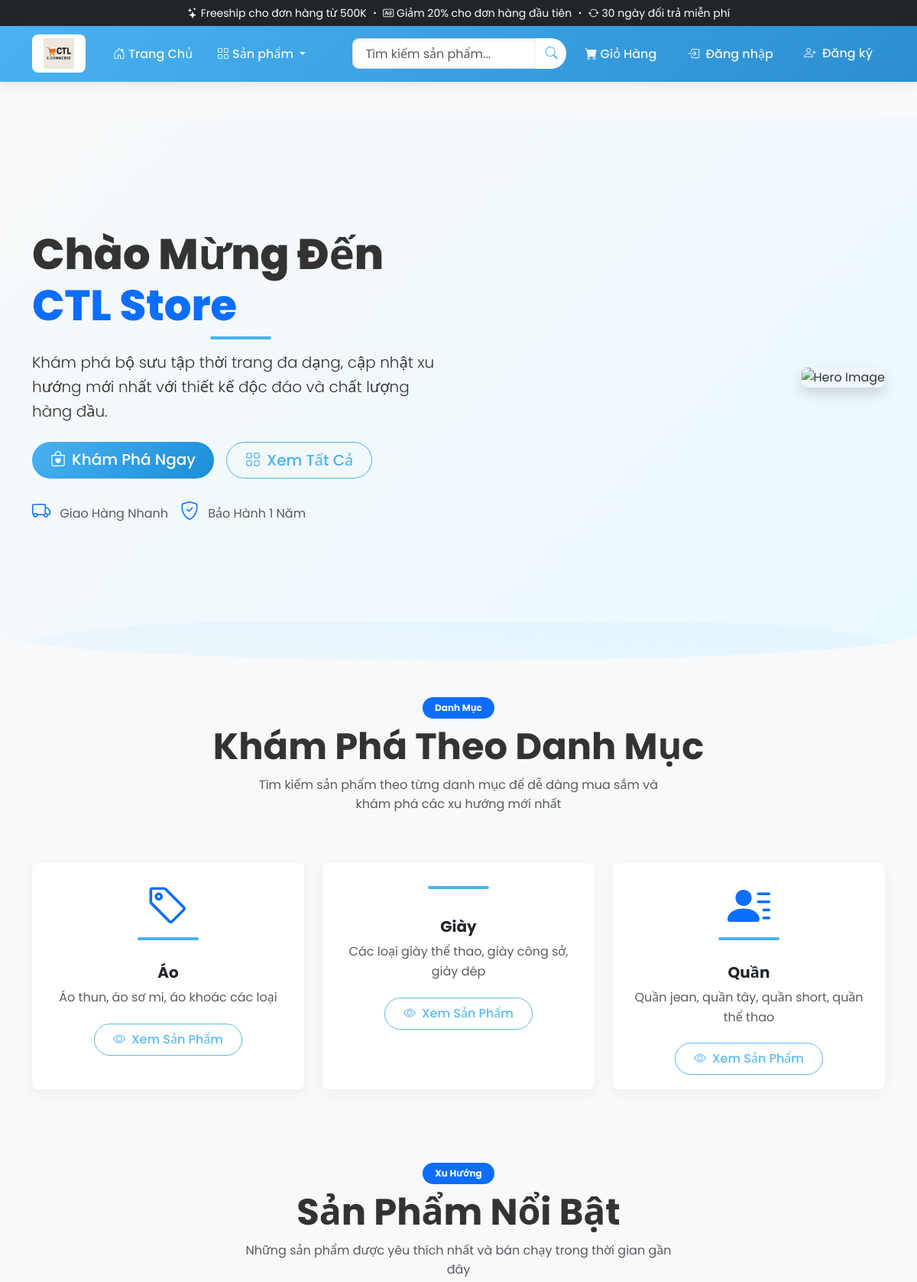
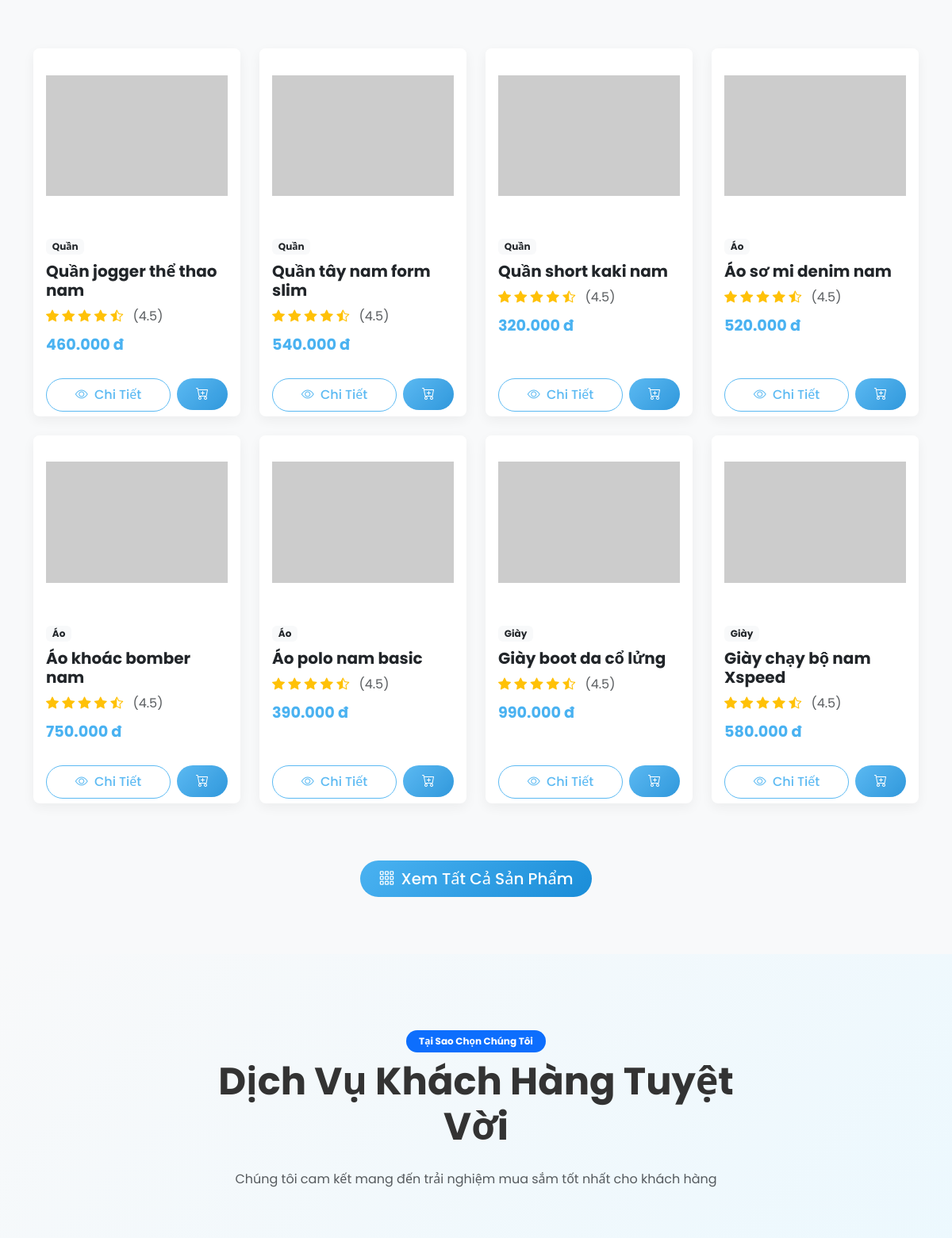
The page / (upper part) on the database its author committed (2 pictures, top to bottom).
### tables this page shows
CREATE TABLE `categories` (
  `id` int(11) NOT NULL,
  `name` varchar(50) NOT NULL,
  `description` text DEFAULT NULL
);

CREATE TABLE `products` (
  `id` int(11) NOT NULL,
  `name` varchar(100) NOT NULL,
  `description` text DEFAULT NULL,
  `price` decimal(10,2) NOT NULL,
  `image` varchar(255) DEFAULT NULL,
  `category` varchar(50) DEFAULT NULL,
  `stock` int(11) NOT NULL DEFAULT 0,
  `created_at` datetime DEFAULT current_timestamp(),
  `category_id` int(11) DEFAULT NULL
);

### includes/functions.php (called while the page is built, shortened)
<?php
function getAllProducts($conn) {
    $sql = "SELECT * FROM products ORDER BY id DESC";
    $result = mysqli_query($conn, $sql);
    $products = [];
    if (mysqli_num_rows($result) > 0) {
        while ($row = mysqli_fetch_assoc($result)) {
            $products[] = $row;
        }
    }
    return $products;
}
function formatPrice($price) {
    return number_format($price, 0, ',', '.') . ' đ';
}
function getAllCategories($conn) {
    $sql = "SELECT * FROM categories ORDER BY name";
    $result = mysqli_query($conn, $sql);
    $categories = [];
    if (mysqli_num_rows($result) > 0) {
        while ($row = mysqli_fetch_assoc($result)) {
            $categories[] = $row;
        }
    }
    return $categories;
}
?>

### index.php (the view, shortened to what this page needs)
<?php
require_once "includes/config.php";
require_once "includes/functions.php";
include "includes/header.php";
$categories = getAllCategories($conn);
$featuredProducts = getAllProducts($conn);
$featuredProducts = array_slice($featuredProducts, 0, 8);
?>
<div class="py-5 bg-light">
    <div class="container">
        <div class="row align-items-center">
            <div class="col-lg-6 order-lg-2" data-aos="fade-left" data-aos-duration="1200">
                <div class="text-center text-lg-end">
                    <img src="images/hero-image.png" alt="Hero Image" class="img-fluid rounded-3 shadow" style="max-height: 450px;">
                </div>
            </div>
            <div class="col-lg-6 order-lg-1 py-5" data-aos="fade-right" data-aos-duration="1200">
                <h1 class="display-4 fw-bold mb-4">Chào Mừng Đến <span class="text-primary">CTL Store</span></h1>
                <p class="lead mb-4">Khám phá bộ sưu tập thời trang đa dạng, cập nhật xu hướng mới nhất với thiết kế độc đáo và chất lượng hàng đầu.</p>
                <div class="d-flex flex-wrap gap-2">
                    <a href="categories.php" class="btn btn-primary btn-lg me-2">
                        <i class="bi bi-bag-heart me-2"></i>Khám Phá Ngay
                    </a>
                    <a href="products.php" class="btn btn-outline-primary btn-lg">
                        <i class="bi bi-grid me-2"></i>Xem Tất Cả
                    </a>
                </div>
                <div class="mt-4">
                    <div class="d-flex align-items-center text-muted">
                        <div class="me-3">
                            <i class="bi bi-truck text-primary fs-4"></i>
                            <span class="ms-2">Giao Hàng Nhanh</span>
                        </div>
                        <div class="me-3">
                            <i class="bi bi-shield-check text-primary fs-4"></i>
                            <span class="ms-2">Bảo Hành 1 Năm</span>
                        </div>
                    </div>
                </div>
            </div>
        </div>
    </div>
</div>
<?php if (count($categories) > 0): ?>
<div class="container my-5">
    <div class="text-center mb-5" data-aos="fade-up" data-aos-duration="800">
        <span class="badge bg-primary px-3 py-2 rounded-pill mb-2">Danh Mục</span>
        <h2 class="display-5 fw-bold">Khám Phá Theo Danh Mục</h2>
        <div class="d-flex justify-content-center">
            <div class="col-lg-6">
                <p class="text-muted">Tìm kiếm sản phẩm theo từng danh mục để dễ dàng mua sắm và khám phá các xu hướng mới nhất</p>
            </div>
        </div>
    </div>
    <div class="row">
        <?php foreach ($categories as $index => $category): ?>
        <div class="col-md-4 mb-4" data-aos="fade-up" data-aos-delay="<?php echo $index * 100; ?>">
            <div class="card category-card h-100">
                <div class="card-body text-center p-4">
                    <div class="category-icon mb-3">
                        <?php
                        $iconClass = 'bi-tag';
                        $categoryName = strtolower($category['name']);
                        if (strpos($categoryName, 'giày') !== false || strpos($categoryName, 'shoes') !== false) {
                            $iconClass = 'bi-shoe';
                        } elseif (strpos($categoryName, 'áo') !== false || strpos($categoryName, 'shirt') !== false) {
                            $iconClass = 'bi-person-square';
                        } elseif (strpos($categoryName, 'quần') !== false || strpos($categoryName, 'pants') !== false) {
                            $iconClass = 'bi-person-lines-fill';
                        }
                        ?>
                        <i class="<?php echo $iconClass; ?> display-4 text-primary"></i>
                    </div>
                    <h5 class="card-title fw-bold"><?php echo $category['name']; ?></h5>
                    <p class="card-text text-muted"><?php echo $category['description'] ?: 'Khám phá các sản phẩm ' . strtolower($category['name']); ?></p>
                    <a href="categories.php?category=<?php echo $category['id']; ?>" class="btn btn-outline-primary">
                        <i class="bi bi-eye me-2"></i>Xem Sản Phẩm
                    </a>
                </div>
            </div>
        </div>
        <?php endforeach; ?>
    </div>
</div>
<?php endif; ?>
<div class="container my-5 py-4">
    <div class="text-center mb-5" data-aos="fade-up" data-aos-duration="800">
        <span class="badge bg-primary px-3 py-2 rounded-pill mb-2">Xu Hướng</span>
        <h2 class="display-5 fw-bold">Sản Phẩm Nổi Bật</h2>
        <div class="d-flex justify-content-center">
            <div class="col-lg-6">
                <p class="text-muted">Những sản phẩm được yêu thích nhất và bán chạy trong thời gian gần đây</p>
            </div>
        </div>
    </div>
    <div class="row">
        <?php foreach ($featuredProducts as $index => $product): ?>
        <div class="col-lg-3 col-md-4 col-sm-6 mb-4" data-aos="fade-up" data-aos-delay="<?php echo $index * 50; ?>">
            <div class="card product-card h-100">
                <div class="position-absolute top-0 end-0 p-2">
                    <?php if ($index < 3): ?>
                    <span class="badge bg-danger">Hot</span>
                    <?php endif; ?>
                </div>
                <div class="product-image-container">
                    <img src="<?php echo $product['image']; ?>" class="card-img-top product-image" alt="<?php echo $product['name']; ?>"
                         onerror="this.src='https://via.placeholder.com/300x200?text=No+Image'">
                </div>
                <div class="card-body d-flex flex-column p-3">
                    <div class="mb-2">
                        <span class="badge bg-light text-dark">
                            <?php
                            if ($product['category_id']) {
                                $catSql = "SELECT name FROM categories WHERE id = " . $product['category_id'];
                                $catResult = mysqli_query($conn, $catSql);
                                if (mysqli_num_rows($catResult) > 0) {
                                    $catRow = mysqli_fetch_assoc($catResult);
                                    echo $catRow['name'];
                                }
                            } else {
                                echo $product['category'];
                            }
                            ?>
                        </span>
                    </div>
                    <h5 class="card-title fw-bold"><?php echo $product['name']; ?></h5>
                    <div class="mb-2">
                        <div class="text-warning">
                            <i class="bi bi-star-fill"></i>
                            <i class="bi bi-star-fill"></i>
                            <i class="bi bi-star-fill"></i>
                            <i class="bi bi-star-fill"></i>
                            <i class="bi bi-star-half"></i>
                            <span class="text-muted ms-2">(4.5)</span>
                        </div>
                    </div>
                    <p class="product-price mb-3"><?php echo formatPrice($product['price']); ?></p>
                    <div class="mt-auto d-flex gap-2">
                        <a href="product.php?id=<?php echo $product['id']; ?>" class="btn btn-outline-primary flex-grow-1">
                            <i class="bi bi-eye me-1"></i> Chi Tiết
                        </a>
                        <form action="cart_actions.php" method="POST" class="d-inline">
                            <button type="submit" class="btn btn-primary">
                                <i class="bi bi-cart-plus"></i>
                            </button>
                        </form>
                    </div>
                </div>
            </div>
        </div>
        <?php endforeach; ?>
    </div>
    <div class="text-center mt-5" data-aos="fade-up">
        <a href="products.php" class="btn btn-primary btn-lg">
            <i class="bi bi-grid-3x3-gap me-2"></i>Xem Tất Cả Sản Phẩm
        </a>
    </div>
</div>
<div class="container-fluid py-5 my-5 bg-light">
    <div class="container">
        <div class="row justify-content-center">
            <div class="col-lg-8 text-center mb-5" data-aos="fade-up">
                <span class="badge bg-primary px-3 py-2 rounded-pill mb-2">Tại Sao Chọn Chúng Tôi</span>
                <h2 class="display-5 fw-bold mb-4">Dịch Vụ Khách Hàng Tuyệt Vời</h2>
                <p class="text-muted">Chúng tôi cam kết mang đến trải nghiệm mua sắm tốt nhất cho khách hàng</p>
            </div>
        </div>
    </div>
</div>
<?php include "includes/footer.php"; ?>

### css/style.css (style rules this page uses)
:root { --primary-color: #4ab2f1; --primary-dark: #1a8dd8; --primary-light: #7dcbff; --secondary-color: #f8f9fa; --text-color: #333; --accent-color: #ff6b6b; --error-color: #dc3545; --success-color: #28a745; --border-radius: 8px; --box-shadow: 0 8px 20px rgba(74, 178, 241, 0.15); --transition-speed: 0.3s; }
.card { border: none; border-radius: var(--border-radius); box-shadow: 0 5px 15px rgba(0,0,0,0.08); overflow: hidden; }
.btn-primary { background: linear-gradient(135deg, var(--primary-color), var(--primary-dark)); border: none; border-radius: var(--border-radius); padding: 0.75rem 2rem; font-weight: 500; transition: all var(--transition-speed) ease; color: white; cursor: pointer; }
body { font-family: 'Poppins', 'Segoe UI', Tahoma, Geneva, Verdana, sans-serif; line-height: 1.6; color: var(--text-color); background-color: var(--secondary-color); scroll-behavior: smooth; }
a { text-decoration: none; color: var(--primary-color); transition: all var(--transition-speed) ease; }
.product-card { transition: all var(--transition-speed) ease; height: 100%; border: none; border-radius: var(--border-radius); overflow: hidden; box-shadow: 0 5px 15px rgba(0,0,0,0.05); position: relative; }
.product-card::before { content: ''; position: absolute; bottom: 0; left: 0; width: 100%; height: 0; background: linear-gradient(to top, rgba(74, 178, 241, 0.1), transparent); transition: height 0.4s ease; z-index: 0; }
.product-image-container { position: relative; overflow: hidden; background-color: #fff; }
.product-image { height: 220px; object-fit: contain; padding: 1rem; transition: transform 0.5s ease; }
.product-price { font-weight: 700; font-size: 1.2rem; color: var(--primary-color); display: inline-block; position: relative; }
.product-price:after { content: ''; position: absolute; bottom: -3px; left: 0; width: 100%; height: 2px; background-color: var(--primary-light); transform: scaleX(0); transition: transform 0.3s ease; }
.product-card .btn { transform: translateY(10px); opacity: 0.9; transition: all 0.3s ease; }
.category-card { border-radius: var(--border-radius); border: none; overflow: hidden; transition: all 0.4s ease-in-out; position: relative; z-index: 1; box-shadow: 0 5px 15px rgba(0,0,0,0.05); }
.category-card::after { content: ''; position: absolute; top: 0; left: 0; width: 100%; height: 100%; background: linear-gradient(135deg, rgba(74, 178, 241, 0.1) 0%, rgba(74, 178, 241, 0) 100%); z-index: -1; opacity: 0; transition: opacity 0.4s ease-in-out; }
.category-icon { transition: all 0.4s ease; }
.category-card .btn { transform: translateY(5px); opacity: 0.9; transition: all 0.3s ease; }
.btn-primary { background-color: var(--primary-color); border-color: var(--primary-color); border-radius: 25px; padding: 0.5rem 1.5rem; font-weight: 500; position: relative; overflow: hidden; z-index: 1; transition: all 0.4s ease; }
.btn-primary::before { content: ''; position: absolute; top: 0; left: -100%; width: 100%; height: 100%; background: linear-gradient(90deg, transparent, rgba(255,255,255,0.2), transparent); transition: left 0.7s; z-index: -1; }
.btn-outline-primary { color: var(--primary-color); border-color: var(--primary-color); border-radius: 25px; padding: 0.5rem 1.5rem; font-weight: 500; transition: all 0.4s ease; }
.py-5.bg-light { background: linear-gradient(135deg, #f8f9fa 0%, #e9f8ff 100%) !important; border-radius: 0 0 50% 50% / 5%; margin-bottom: 2rem; padding-top: 6rem !important; padding-bottom: 8rem !important; position: relative; overflow: hidden; }
.py-5.bg-light::after { content: ''; position: absolute; bottom: -50px; left: 0; width: 100%; height: 100px; background: linear-gradient(to bottom, rgba(74, 178, 241, 0.05), transparent); border-radius: 50% 50% 0 0 / 100%; }
.display-4 { font-weight: 800 !important; margin-bottom: 1.5rem; color: #333; position: relative; display: inline-block; }
.display-4::after { content: ''; position: absolute; bottom: -10px; left: 50%; transform: translateX(-50%); width: 80px; height: 4px; background-color: var(--primary-color); border-radius: 2px; }
.badge.bg-danger { position: relative; animation: pulse 2s infinite; }
.card { transition: all 0.3s ease; border: none; border-radius: var(--border-radius); overflow: hidden; box-shadow: 0 5px 15px rgba(0,0,0,0.05); }

### rows shown on the page
categories: name "Áo", description "Áo thun, áo sơ mi, áo khoác các loại"
categories: name "Giày", description "Các loại giày thể thao, giày công sở, giày dép"
categories: name "Quần", description "Quần jean, quần tây, quần short, quần thể thao"
products: category.name "Quần", name "Quần jogger thể thao nam", price "460.000 đ"
products: category.name "Quần", name "Quần tây nam form slim", price "540.000 đ"
products: category.name "Quần", name "Quần short kaki nam", price "320.000 đ"
products: category.name "Áo", name "Áo sơ mi denim nam", price "520.000 đ"
products: category.name "Áo", name "Áo khoác bomber nam", price "750.000 đ"
products: category.name "Áo", name "Áo polo nam basic", price "390.000 đ"
products: category.name "Giày", name "Giày boot da cổ lửng", price "990.000 đ"
products: category.name "Giày", name "Giày chạy bộ nam Xspeed", price "580.000 đ"
